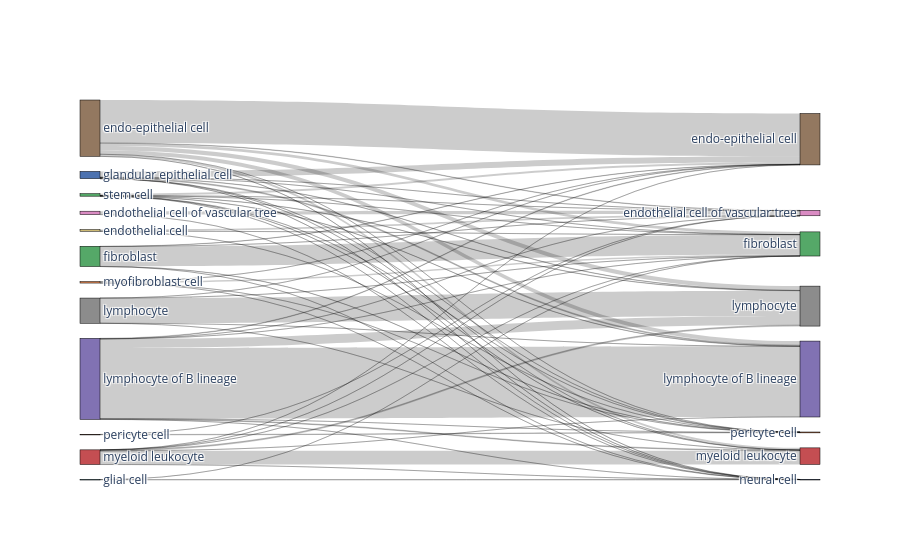
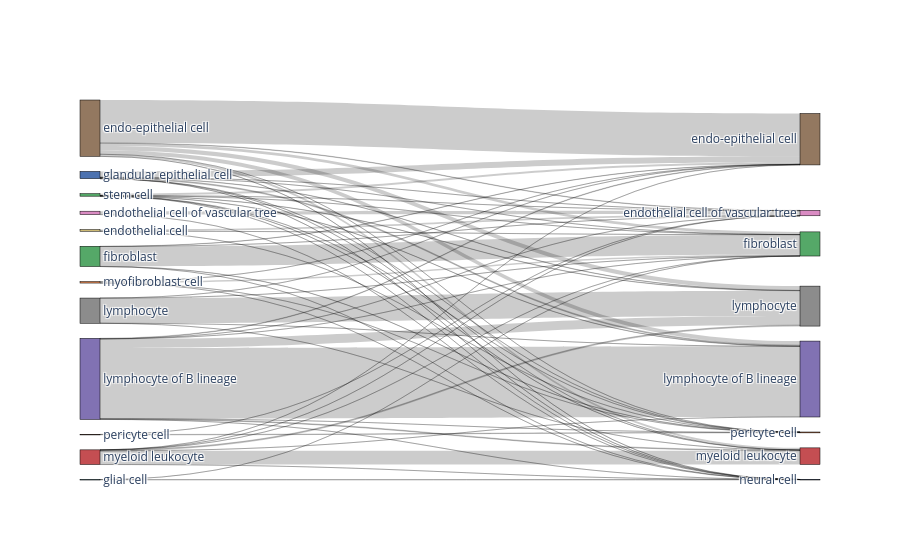

The notebook cell these images were saved under, in order:
### Markdown cell above
Write out metrics to a report file, create confusion matrices and comparative umap plots

### Code cell
%matplotlib inline

bc.tl.report(
    adata_pred=adata_predicted,
    celltype=celltype, 
    method=method, 
    analysis_name=analysis_name,
    train_datasets = adata_trains,
    test_dataset = adata_orig,
    merge = merge,
    name_prediction='auto_annot', 
    name_report='auto_annot', 
    use_raw=use_raw,
    remove_nonshared=True, 
    clustering='leiden', 
    asymmetric_matrix=True, 
    delimiter='\t', 
    verbose=True
)

### Figure 1 — Plotly figure (JSON) as saved in the notebook; plotly's stock layout.template omitted (floating-point values rounded to 4 significant figures)
{"data": [{"link": {"source": [7, 7, 7, 7, 7, 7, 7, 7, 6, 6, 6, 6, 6, 6, 6, 6, 11, 11, 11, 11, 11, 11, 11, 11, 4, 4, 4, 4, 4, 2, 2, 8, 8, 8, 8, 3, 3, 3, 9, 9, 5, 5, 0, 0, 0, 0, 0, 10, 10, 10, 10, 10, 10, 10, 10, 1, 1, 1, 1, 1, 1, 1], "target": [12, 17, 15, 16, 19, 13, 14, 18, 12, 17, 15, 16, 19, 13, 14, 18, 12, 17, 15, 16, 19, 13, 14, 18, 12, 19, 13, 14, 18, 13, 18, 12, 19, 14, 18, 19, 13, 14, 19, 13, 14, 18, 12, 17, 15, 16, 14, 12, 17, 15, 16, 19, 13, 14, 18, 12, 17, 15, 16, 13, 14, 18], "value": [29870, 1456, 2914, 2830, 45, 271, 1863, 16, 4145, 23, 184, 671, 1, 3, 11, 18, 1299, 64, 158, 134, 50, 20, 55, 1, 159, 142, 8, 13807, 2, 2367, 1, 1, 60, 1001, 1, 2, 1151, 5, 289, 2, 2, 324, 7, 9, 17532, 33, 4, 365, 500, 6349, 49190, 14, 12, 57, 11, 1, 9503, 694, 15, 4, 3, 3]}, "node": {"color": ["#8c8c8c", "#c44e52", "#da8bc3", "#ccb974", "#55a868", "#64b5cd", "#4c72b0", "#937860", "#dd8452", "#dd8452", "#8172b3", "#55a868", "#937860", "#da8bc3", "#55a868", "#8c8c8c", "#8172b3", "#c44e52", "#4c72b0", "#dd8452"], "label": ["lymphocyte", "myeloid leukocyte", "endothelial cell of vascular tree", "endothelial cell", "fibroblast", "glial cell", "glandular epithelial cell", "endo-epithelial cell", "myofibroblast cell", "pericyte cell", "lymphocyte of B lineage", "stem cell", "endo-epithelial cell", "endothelial cell of vascular tree", "fibroblast", "lymphocyte", "lymphocyte of B lineage", "myeloid leukocyte", "neural cell", "pericyte cell"], "line": {"color": "black", "width": 0.5}, "pad": 15, "thickness": 20}, "type": "sankey"}], "layout": {}}

### Figure 2 — Plotly figure (JSON) as saved in the notebook; plotly's stock layout.template omitted (floating-point values rounded to 4 significant figures)
{"data": [{"link": {"source": [7, 7, 7, 7, 7, 7, 7, 7, 6, 6, 6, 6, 6, 6, 6, 6, 11, 11, 11, 11, 11, 11, 11, 11, 4, 4, 4, 4, 4, 2, 2, 8, 8, 8, 8, 3, 3, 3, 9, 9, 5, 5, 0, 0, 0, 0, 0, 10, 10, 10, 10, 10, 10, 10, 10, 1, 1, 1, 1, 1, 1, 1], "target": [12, 17, 15, 16, 19, 13, 14, 18, 12, 17, 15, 16, 19, 13, 14, 18, 12, 17, 15, 16, 19, 13, 14, 18, 12, 19, 13, 14, 18, 13, 18, 12, 19, 14, 18, 19, 13, 14, 19, 13, 14, 18, 12, 17, 15, 16, 14, 12, 17, 15, 16, 19, 13, 14, 18, 12, 17, 15, 16, 13, 14, 18], "value": [29870, 1456, 2914, 2830, 45, 271, 1863, 16, 4145, 23, 184, 671, 1, 3, 11, 18, 1299, 64, 158, 134, 50, 20, 55, 1, 159, 142, 8, 13807, 2, 2367, 1, 1, 60, 1001, 1, 2, 1151, 5, 289, 2, 2, 324, 7, 9, 17532, 33, 4, 365, 500, 6349, 49190, 14, 12, 57, 11, 1, 9503, 694, 15, 4, 3, 3]}, "node": {"color": ["#8c8c8c", "#c44e52", "#da8bc3", "#ccb974", "#55a868", "#64b5cd", "#4c72b0", "#937860", "#dd8452", "#dd8452", "#8172b3", "#55a868", "#937860", "#da8bc3", "#55a868", "#8c8c8c", "#8172b3", "#c44e52", "#4c72b0", "#dd8452"], "label": ["lymphocyte", "myeloid leukocyte", "endothelial cell of vascular tree", "endothelial cell", "fibroblast", "glial cell", "glandular epithelial cell", "endo-epithelial cell", "myofibroblast cell", "pericyte cell", "lymphocyte of B lineage", "stem cell", "endo-epithelial cell", "endothelial cell of vascular tree", "fibroblast", "lymphocyte", "lymphocyte of B lineage", "myeloid leukocyte", "neural cell", "pericyte cell"], "line": {"color": "black", "width": 0.5}, "pad": 15, "thickness": 20}, "type": "sankey"}], "layout": {}}
